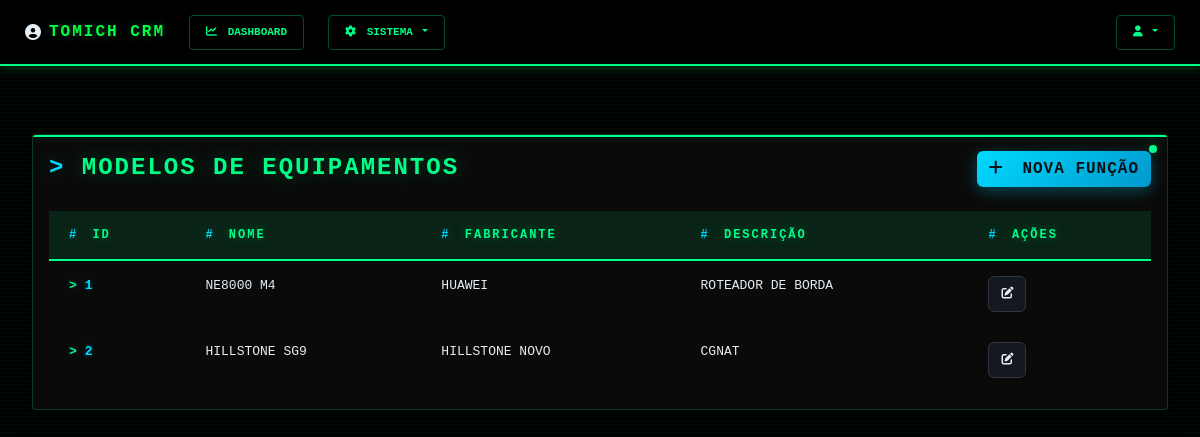
Screenshot of /modelo_equipamento/listar (signed in) with the database file from the repository.
### modelo_equipamento/models.py (models this page shows, shortened)
class Modelo_equipamento(models.Model):
    nome = models.CharField(max_length=100, unique=True)
    fabricante = models.CharField(max_length=100)
    data_criacao = models.DateTimeField(auto_now_add=True)
    descricao = models.TextField(blank=True, null=True)

### modelo_equipamento/views.py (the view)
# urls.py: path('listar', views.listar_modelos, name='listar_modelos'),
@login_required(login_url='login')
def listar_modelos(request):
    modelos = Modelo_equipamento.objects.all()
    return render(request, 'listar_equipamentos.html', {'modelos': modelos})

### modelo_equipamento/templates/listar_equipamentos.html (shortened to what this page needs)
{% extends "base.html" %}
{% load static %}
{% block content %}
<div class="main-content">
  <div class="container-fluid">
    <div class="row mt-5">
      <div class="col-12">
        <div class="card">
          <div class="card-body">
            <div class="d-flex justify-content-between align-items-center mb-4">
              <h4 class="mb-0">Modelos de Equipamentos</h4>
              <button class="btn btn-primary" data-bs-toggle="modal" data-bs-target="#cadastroModal">
                <i class="fas fa-plus me-2"></i> Nova Função
              </button>
            </div>
            <div class="table-responsive">
              <table class="table custom-table">
                <thead>
                  <tr>
                    <th>ID</th>
                    <th>Nome</th>
                    <th>Fabricante</th>
                    <th>Descrição</th>
                    <th>ações</th>
                  </tr>
                </thead>
                <tbody>
                  {% for modelo in modelos %}
                    <tr>
                    <td>{{ modelo.id }}</td>
                    <td>{{ modelo.nome }}</td>
                    <td>{{ modelo.fabricante }}</td>
                    <td>{{ modelo.descricao }}</td>
                    <td>
                       <button
                            class="icon-btn btn-sm btn-editar"
                            data-bs-toggle="modal"
                            data-bs-target="#editarModal"
                            data-id="{{ modelo.id }}"
                            data-nome="{{ modelo.nome }}"
                            data-fabricante="{{ modelo.fabricante }}"
                            data-descricao="{{ modelo.descricao }}"
                            >
                            <i class="fas fa-edit"></i>
                        </button>
                    </td>
                  </tr>
                  {% endfor %}
                </tbody>
              </table>
            </div>
          </div>
        </div>
      </div>
    </div>
  </div>
</div>
{% endblock %}

### static/css/style.css (style rules this page uses)
:root { --dark-bg: #0d1117; --card-bg: #161b22; --primary-green: #00ff88; --secondary-green: #39ff14; --accent-cyan: #00d9ff; --warning-orange: #ff9500; --error-red: #ff3b30; --terminal-green: #00ff41; --grid-color: rgba(0, 255, 136, 0.1); --text-light: #e6edf3; --text-muted: #8b949e; --border: #30363d; --glow-green: rgba(0, 255, 136, 0.3); --glow-cyan: rgba(0, 217, 255, 0.3); }
body { background-color: #000000; font-family: 'Courier New', 'Consolas', monospace; color: var(--text-light); min-height: 100vh; position: relative; }
body::before { content: ''; position: fixed; top: 0; left: 0; right: 0; bottom: 0; background: repeating-linear-gradient( 0deg, transparent, transparent 2px, rgba(0, 255, 136, 0.03) 2px, rgba(0, 255, 136, 0.03) 4px ); pointer-events: none; z-index: 0; animation: scanlines 8s linear infinite; }
.main-content { padding: 20px; position: relative; z-index: 1; }
.card { background: #0a0a0a; border: 1px solid rgba(0, 255, 136, 0.2); border-radius: 4px; box-shadow: 0 4px 20px rgba(0, 0, 0, 0.8); position: relative; overflow: hidden; }
.card::before { content: ''; position: absolute; top: 0; left: 0; right: 0; height: 2px; background: var(--primary-green); box-shadow: 0 0 8px var(--glow-green); }
.card::after { content: ''; position: absolute; top: 10px; right: 10px; width: 8px; height: 8px; background: var(--primary-green); border-radius: 50%; box-shadow: 0 0 10px var(--glow-green); animation: blink 2s ease-in-out infinite; }
.icon-btn { background: rgba(22, 27, 34, 0.9); border: 1px solid var(--border); border-radius: 6px; padding: 8px 12px; color: var(--text-light); transition: all 0.3s ease; font-family: 'Courier New', monospace; font-size: 12px; }
.btn-primary { background: linear-gradient(135deg, var(--accent-cyan), #0099cc); border: none; color: var(--dark-bg); font-family: 'Courier New', monospace; text-transform: uppercase; font-weight: 800; letter-spacing: 1px; transition: all 0.3s ease; box-shadow: 0 4px 15px var(--glow-cyan); }
h4 { color: var(--primary-green); font-family: 'Courier New', monospace; font-weight: 800; text-transform: uppercase; letter-spacing: 2px; text-shadow: 0 0 20px var(--glow-green); }
h4::before { content: '> '; color: var(--accent-cyan); animation: cursor-blink 1s infinite; }
.custom-table { width: 100%; margin: 0; border-collapse: separate; border-spacing: 0; color: var(--text-light) !important; }
.custom-table thead { background: rgba(0, 255, 136, 0.1) !important; border-bottom: 2px solid var(--primary-green) !important; }
.custom-table thead th { color: var(--primary-green) !important; font-family: 'Courier New', monospace !important; text-transform: uppercase !important; font-weight: 800 !important; letter-spacing: 2px !important; padding: 15px 20px !important; text-align: left !important; font-size: 12px !important; border-bottom: 2px solid var(--primary-green) !important; text-shadow: 0 0 10px var(--glow-green) !important; background: transparent !important; }
.custom-table thead th::before { content: '# '; color: var(--accent-cyan) !important; margin-right: 5px; }
.custom-table tbody tr { border-bottom: 1px solid var(--border) !important; transition: all 0.3s ease; background: transparent !important; }
.custom-table tbody tr:last-child { border-bottom: none !important; }
.custom-table tbody td { padding: 15px 20px !important; color: var(--text-light) !important; font-family: 'Courier New', monospace !important; font-size: 13px !important; background: transparent !important; border: none !important; }
.custom-table tbody td:first-child { color: var(--accent-cyan) !important; font-weight: 700 !important; text-shadow: 0 0 5px var(--glow-cyan) !important; }
.custom-table tbody td:first-child::before { content: '>'; color: var(--primary-green) !important; margin-right: 8px; }
.table { color: var(--text-light) !important; background-color: transparent !important; border-color: transparent !important; }
.table > :not(caption) > * > * { background-color: transparent !important; border-bottom-color: var(--border) !important; color: var(--text-light) !important; }
.table > tbody { border-top: none !important; }
.table-responsive { overflow-x: auto; -webkit-overflow-scrolling: touch; background: transparent !important; }
.card .table-responsive, .card .custom-table, .card .table { background: transparent !important; }
.card .custom-table tbody tr { background: transparent !important; }

### rows the page displays
Modelo_equipamento: id "1", nome "NE8000 M4", fabricante "HUAWEI", descricao "ROTEADOR DE BORDA"
Modelo_equipamento: id "2", nome "HILLSTONE SG9", fabricante "HILLSTONE NOVO", descricao "CGNAT"
